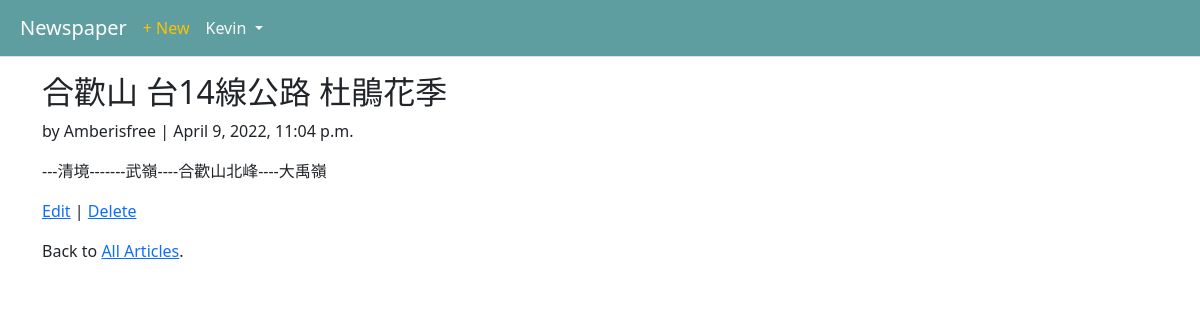
Screenshot of /articles/1/ (signed in) with the database file from the repository.
### users/models.py (models this page shows)
class CustomUser(AbstractUser):
    pass

### articles/models.py (models this page shows, shortened)
class Article(models.Model):
    title = models.CharField(max_length=255)
    body = models.TextField()
    date = models.DateTimeField(auto_now_add=True)
    author = models.ForeignKey(
        get_user_model(),
        on_delete=models.CASCADE,
        )

### articles/views.py (the view)
class ArticleDetailView(LoginRequiredMixin,DetailView): # new
    model = Article
    template_name = 'article_detail.html'
    login_url = 'login'

### templates/article_detail.html
{% extends 'base.html' %}
{% block content %}
<div class="article-entry">
  <h2>{{ object.title }}</h2>
  <p>by {{ object.author }} | {{ object.date }}</p>
  <p>{{ object.body }}</p>
</div>
  <p><a href="{% url 'article_edit' article.pk %}">Edit</a> |
    <a href="{% url 'article_delete' article.pk %}">Delete</a></p>
  <p>Back to <a href="{% url 'article_list' %}">All Articles</a>.</p>
 {% endblock content %}

### templates/base.html (shortened to what this page needs)
<!DOCTYPE html>
<html>
<head>
  <link href="https://cdn.jsdelivr.net/npm/bootstrap@5.1.3/dist/css/bootstrap.min.css" rel="stylesheet">
</head>
<body>
    <header class="p-0 mb-1 border-bottom">
     <nav class="p-2 navbar  navbar-expand-lg navbar-dark" style="background-color: Cadetblue;">
       <div class="container-fluid">
         <a class="navbar-brand" href="{% url 'home' %}">Newspaper</a>
         <div class="collapse navbar-collapse" id="navbarTogglerDemo02">
           <ul class="navbar-nav  hstack gap-3">
              <li class="nav-item ms-auto">
                {% if user.is_authenticated %}
                <a href="{% url 'article_new' %}" class="link-warning  text-decoration-none" >+ New</a>
              </li>
              <li class="nav-item dropdown">
                  <a href="#" class="d-block link-light text-decoration-none dropdown-toggle"
                      id="userMenu" data-bs-toggle="dropdown" aria-expanded="false">
                    {{ user.username }}
                  </a>
              </li>
                {% else %}
              <li class="nav-item">
                      <a href="{% url 'login' %}" class="btn btn-outline-light ">Log In</a>
                      <a href="{% url 'signup' %}" class="btn btn-dark me-1">Sign Up</a
              </li>
            </ul>
          {% endif %}
         </div>
       </div>
     </nav>
    </header>
    <main>
      <div class="container mt-3">
      {% block content %}
      {% endblock content %}
      </div>
    </main>
</body>
</html>

### rows the page displays
CustomUser: username "Kevin"
Article: title "合歡山 台14線公路 杜鵑花季", author "Amberisfree", date "April 9, 2022, 11:04 p.m.", body "---清境-------武嶺----合歡山北峰----大禹嶺"
